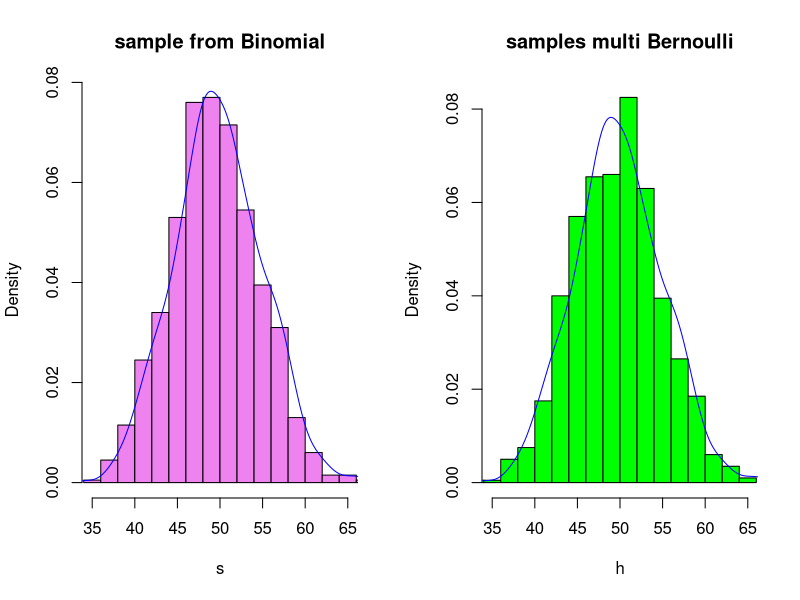
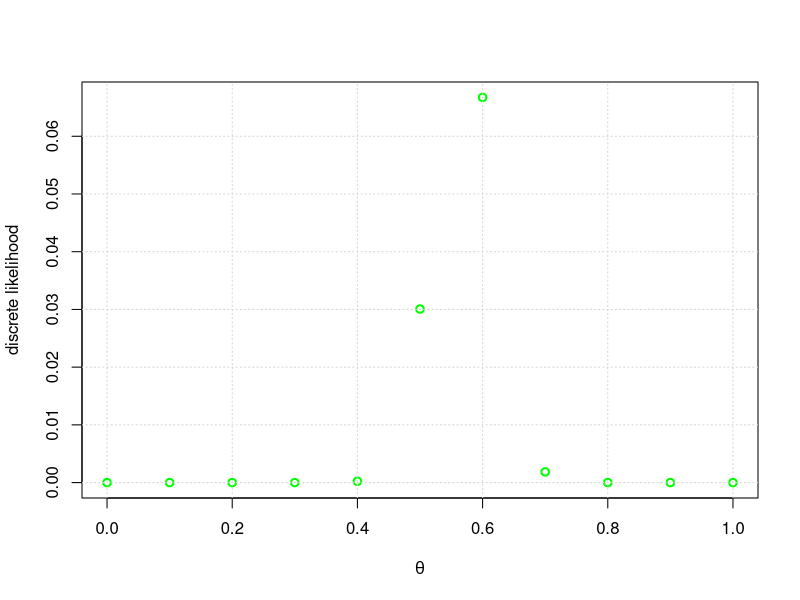
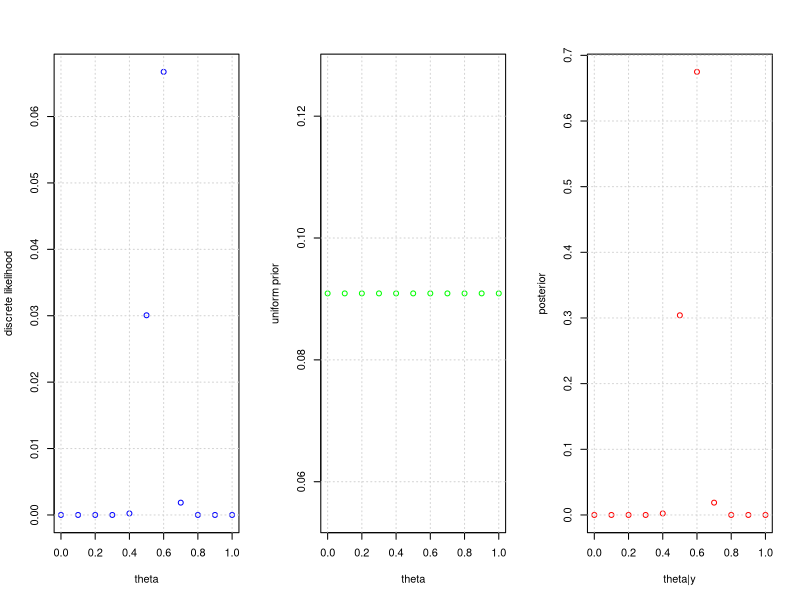
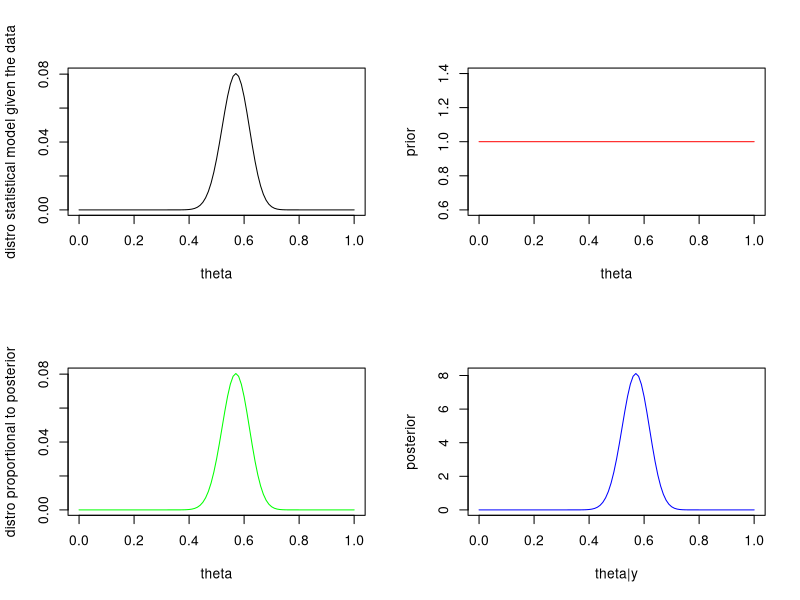
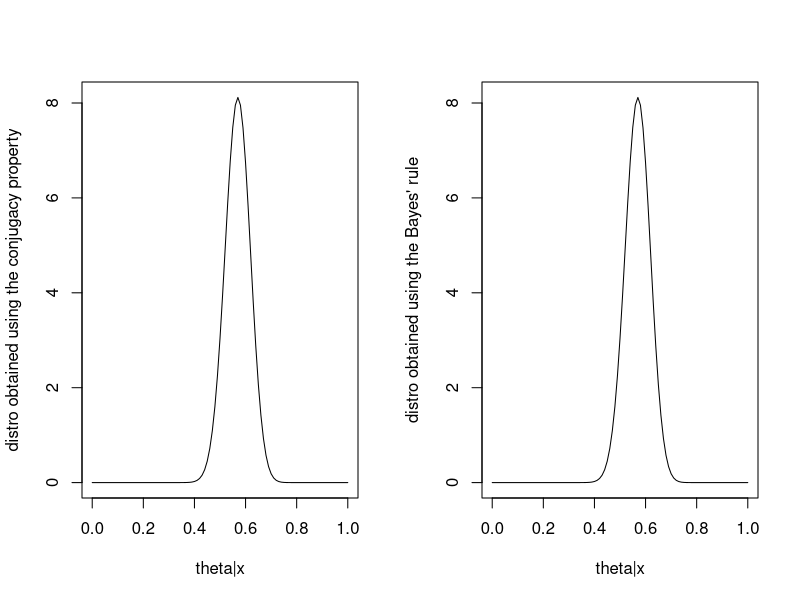
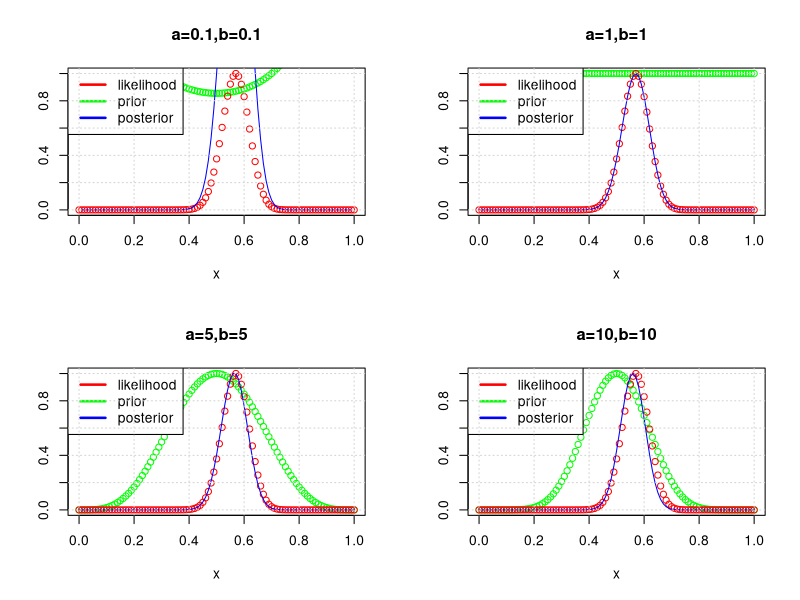
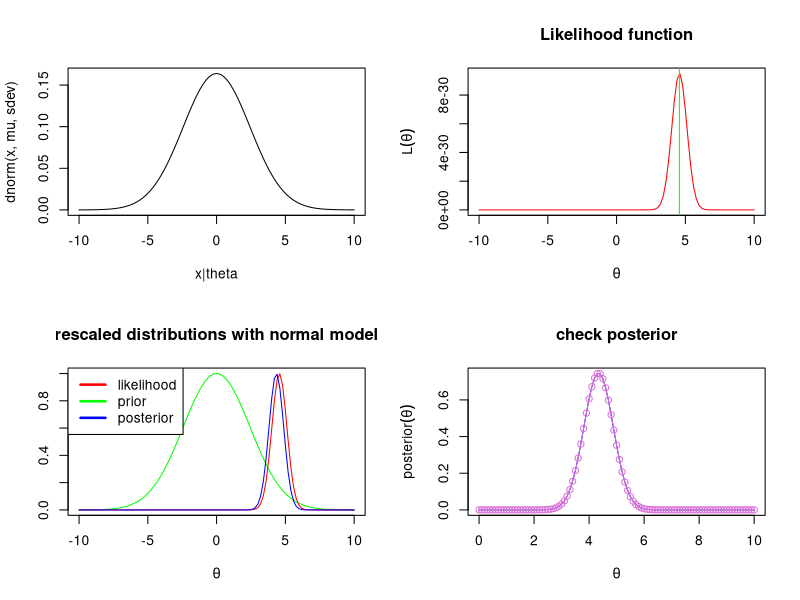
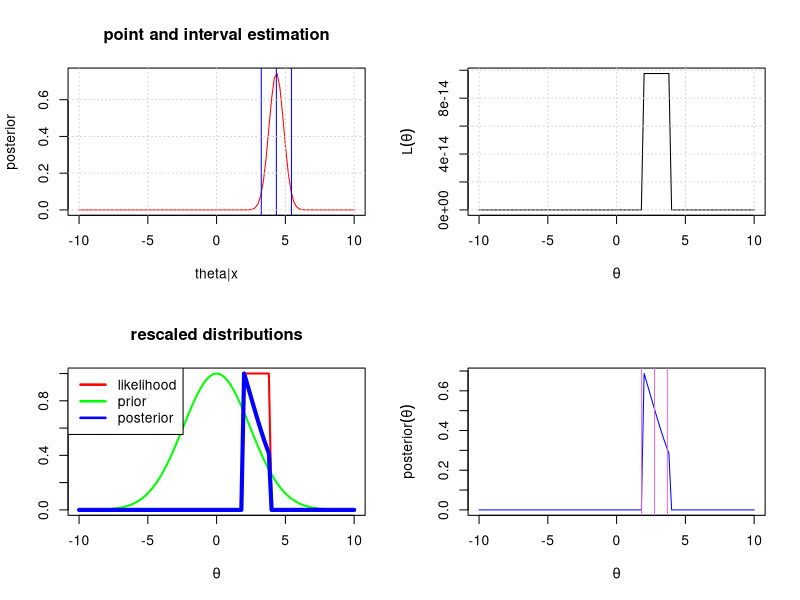

Reproduce these figures in R, in order.
## ---- chunk 1
knitr::opts_chunk$set(echo = TRUE)
## ---- chunk 2

n = 100
theta = 1/2

f = function(n,theta){
    # realization from the joint Bernoullis
    s = sample(c(0,1),n, prob = c(1-theta,theta),replace = TRUE)
    res = sum(s)
    return(res)
}

multiBern = function(n,theta,N){
    # multiple realization from the joint Bernoulli
    r = rep(0,N)
    for(i in 1:N){
        r[i] = f(n,theta)
    }
    return (r)
}
N = 1000
h = multiBern(n,theta,N)

par(mfrow=c(1,2))


gg = rbinom(N,n,theta)
hist(gg,freq = FALSE, xlab = "s",col="violet",breaks = 20,main=paste("sample from Binomial"),
     xlim = c(35,65))
lines(density(gg),col="blue")
hist(h,freq = FALSE,col="green",breaks = 20, main=paste("samples multi Bernoulli"),xlim = c(35,65))
lines(density(gg),col="blue")

## ---- chunk 3
par(mfrow=c(1,1))

theta = seq(0.0,1.0,0.1)
n = 100
Y = 57
prob = dbinom(Y,n,theta)

plot(theta,prob, col="green", lwd=2,xlab = expression(theta),ylab = "discrete likelihood")
grid()
## ---- chunk 4
par(mfrow=c(1,3))
prior = 1/length(theta)
den = sum(dbinom(Y,n,theta)*prior)
posterior = (dbinom(Y,n,theta)*prior)/den

plot(theta,prob,ylab = "discrete likelihood",col = "blue")
grid()
plot(theta,rep(prior,length(theta)),ylab = "uniform prior", col = "green")
grid()
plot(theta,posterior, col="red", ylab = "posterior", xlab = "theta|y")
grid()
## ---- chunk 5
par(mfrow=c(2,2))

curve(dbinom(Y,n,x),ylab = "distro statistical model given the data", xlab = "theta")
curve(dunif(x,0,1),col="red",ylab = "prior", xlab = "theta")
curve((dunif(x,0,1)*dbinom(Y,n,x)),col="green",ylab = "distro proportional to posterior", xlab = "theta")
den = integrate(function(x) dunif(x,0,1)*dbinom(Y,n,x),0,1)[1]$value
curve((dunif(x,0,1)*dbinom(Y,n,x))/den,col="blue", ylab = "posterior",xlab = "theta|y")

## ---- chunk 6
par(mfrow=c(1,2))
posterior_curve = function(x,a,b,Y,n,inf,sup){
    
    num = dbeta(x,a,b)*dbinom(Y,n,x)
    den = integrate(function(x) dbeta(x,a,b)*dbinom(Y,n,x),inf,sup)[1]$value
    
    return (num/den)
}
a = 1
b = 1
a_post = a + Y
b_post = b+n-Y
curve(dbeta(x,a_post,b_post),ylab = "distro obtained using the conjugacy property",xlab = "theta|x")
curve(posterior_curve(x,a,b,Y,n,0,1), ylab = "distro obtained using the Bayes' rule",xlab = "theta|x")
## ---- chunk 7
# all plots rescaled
par(mfrow=c(2,2))
a = 0.1
b = 0.1
curve(dbeta(x, a, b)/dbeta(0.3,a,b),ylab ="",col="green",type="p",ylim = c(0,1))
#curve(dbeta(x, a+Y, b+n-Y),col="green",type="o")
curve(dbinom(Y,n,x)/max(dbinom(Y,n,x)),add=T,col="red",type="p")
curve(posterior_curve(x,a,b,Y,n,0,1)/posterior_curve(0.5,a,b,Y,n,0,1), add=T,col="blue")
title("a=0.1,b=0.1")
legend('topleft',c("likelihood","prior","posterior"),lty=c(1,1),lwd=c(2.5,2.5),col=c("red","green","blue"))
#curve(dbeta(x,a+Y,b+n-Y),add=T,col="red",type="o")
grid()
a = 1
b = 1
curve(dbeta(x, a, b)/max(dbeta(x,a,b)),ylab ="",col="green",type="p",ylim = c(0,1))
#curve(dbeta(x, a+Y, b+n-Y),col="green",type="o")
curve(dbinom(Y,n,x)/max(dbinom(Y,n,x)),add=T,col="red",type="p")
curve(posterior_curve(x,a,b,Y,n,0,1)/max(posterior_curve(x,a,b,Y,n,0,1)), add=T,col="blue")
title("a=1,b=1")
legend('topleft',c("likelihood","prior","posterior"),lty=c(1,1),lwd=c(2.5,2.5),col=c("red","green","blue"))

#curve(dbeta(x,a+Y,b+n-Y), add=T, type="o")
grid()
a = 5
b = 5
curve(dbeta(x, a, b)/max(dbeta(x,a,b)),ylab ="",col="green",type="p",ylim = c(0,1))
#curve(dbeta(x, a+Y, b+n-Y),col="green",type="o")
curve(dbinom(Y,n,x)/max(dbinom(Y,n,x)),add=T,col="red",type="p")
curve(posterior_curve(x,a,b,Y,n,0,1)/max(posterior_curve(x,a,b,Y,n,0,1)), add=T,col="blue")
title("a=5,b=5")
legend('topleft',c("likelihood","prior","posterior"),lty=c(1,1),lwd=c(2.5,2.5),col=c("red","green","blue"))

#curve(dbeta(x,a+Y,b+n-Y), add=T, type="o")
grid()
a = 10
b = 10
curve(dbeta(x, a, b)/max(dbeta(x,a,b)),ylab ="",col="green",type="p",ylim = c(0,1))
#curve(dbeta(x, a+Y, b+n-Y),col="green",type="o")
curve(dbinom(Y,n,x)/max(dbinom(Y,n,x)),add=T,col="red",type="p")
curve(posterior_curve(x,a,b,Y,n,0,1)/max(posterior_curve(x,a,b,Y,n,0,1)), add=T,col="blue")
title("a=10,b=10")
legend('topleft',c("likelihood","prior","posterior"),lty=c(1,1),lwd=c(2.5,2.5),col=c("red","green","blue"))

#curve(dbeta(x,a+Y,b+n-Y), add=T, type="o")
grid()
## ---- chunk 8
alpha = 1-0.96
q = qnorm(1-alpha/2)
mu = 0
sdev = 5/q
nu = 1/(sdev^2)  # prior precision
curve(dnorm(x,mu,sdev),-10,10, xlab = "x|theta")

# check
N = 10000
res = rnorm(N,mu,sdev)
up = sum((res >= 5)*1)
down = sum((res <= -5)*1)
s = up+down
s/length(res)*100

## ---- chunk 9

data = c(-1.25, 8.77, 1.18, 10.66, 11.81, -6.09, 3.56, 10.85, 4.03, 2.13)
lambda = 1/3

# one way
prior = function(x){
    return(dnorm(x,mean=mu,sd = sdev ))
}

like = function(x,data,lambda){
    n = length(data)
    res = ((lambda/(2*pi))^(n/2)) * exp(-lambda*sum((data-x)^2)/2)
    return(res)
}

x = seq(0,10,0.1)
y = rep(0,length(x))
for (i in 1:length(x)){
    y[i] = like(x[i],data,lambda)
}
#check
#plot(x,y,col="blue")
#abline(v=mean(data),col="red")

#better way
likelihood_point = function(theta){
  lik = prod(dnorm(data,mean=theta,sd=1/sqrt(lambda)))
  return(lik)
}
# vectorizing
likelihood = Vectorize(likelihood_point)
curve(likelihood(x),from=-10,to=10,xlab=expression(theta), main="Likelihood function",ylab=expression(L(theta)),col = "red")
abline(v=mean(data),col="green")

posterior = function(x){
    
    den = integrate(function(x) likelihood(x)*prior(x),-10,10)[1]$value
    res = (likelihood(x)*prior(x))/den
    return(res)
}

#comparison

mu_p = integrate(function(x) x*posterior(x),-Inf,Inf)[1]$value

curve(prior(x)/prior(mu),-10,10,col="green",ylab="",xlab = expression(theta))
curve(likelihood(x)/likelihood(mean(data)),-10,10,add=T,col="red")
curve(posterior(x)/posterior(mu_p),-10,10,add=T,col="blue")
legend('topleft',c("likelihood","prior","posterior"),lty=c(1,1),lwd=c(2.5,2.5),col=c("red","green","blue"))
title("rescaled distributions with normal model")

n = length(data)
nu = 1/sdev^2

w = nu/(nu+n*lambda)
mu_post = w*mu+(1-w)*mean(data)
prec_post = nu+n*lambda
#check
curve(posterior(x),0,10,col="blue",ylab = expression(posterior(theta)),xlab = expression(theta))
curve(dnorm(x,mu_post,1/sqrt(prec_post)),add=TRUE, type="o",col="orchid")
title("check posterior")
## ---- chunk 10
alpha = 0.04
bayesian_estimator = mu_post

#check
cat("posterior bayesian estimator: ",integrate(function(x) x*posterior(x),-Inf,Inf)[1]$value)

q = qnorm(1-alpha/2)
up = mu_post + q*(1/sqrt(prec_post))
down = mu_post -q*(1/sqrt(prec_post))
cat("credibility interval: ", down, up)

curve(posterior(x),-10,10,col="red", xlab = "theta|x", ylab = "posterior")
title("point and interval estimation")
abline(v = c(down,bayesian_estimator,up),col="blue")
print(c(down,bayesian_estimator,up))
grid()

#check
integrate(function(x) posterior(x),down,up)
## ---- chunk 11

likelihood_point_new = function(theta){
    
    lik=prod(dunif(data,min=theta-10,max=theta+10))
  return(lik)
}

theta = seq(-5,5,0.1)
L = rep(0,length(theta))
for (i in 1:length(theta)){
    
    L[i] = likelihood_point_new(theta[i])
}
#plot(theta,L)
#grid()
likelihood_new = Vectorize(likelihood_point_new)
curve(likelihood_new(x),-10,10,ylab= expression(L(theta)),xlab = expression(theta))
grid()

posterior_new = function(x){
    
    den = integrate(function(x) (prior(x)*likelihood_new(x)),-Inf,Inf)[1]$value
    res = (prior(x)*likelihood_new(x))/den
    return(res)
}
curve(likelihood_new(x)/likelihood_new(3),-10,10,col="red",lwd=2,ylab="",
      xlab=expression(theta))  # rescaled likelihood
curve(prior(x)/prior(mu),-10,10,add=T,col="green",lwd=2)  # rescaled prior
curve(posterior_new(x)/max(posterior_new(x)),-10,10,col="blue",add=T,lwd=4) #
legend('topleft',c("likelihood","prior","posterior"),lty=c(1,1),lwd=c(2.5,2.5),
       col=c("red","green","blue"))
title("rescaled distributions")
#check posterior
integrate((function(x)posterior_new((x))),-Inf,Inf)

# posterior bayesian estimator
mu_post_new = integrate((function(x) x*posterior_new((x))),-Inf,Inf)[1]$value

cat("posterior mean: ", mu_post_new)

# credibility interval computed numerically
levels = seq(0,5,0.01)
cdf = rep(0,length(levels))

for(i in 1:length(levels)){
    cdf[i] = integrate((function(x) posterior_new((x))),0,levels[i])[1]$value
}

# I want to build a 0.96 confidence interval but considering that 
#this distribution is not simmetric and with a lot of mass on the left.

for(i in 1:length(cdf)){
    if (cdf[i] > 0){
        down.new = levels[i]
        break
    }
}
for(i in 1:length(cdf)){
    if (cdf[i] > 0.96){
        up.new = levels[i]
        break
    }
}

cat("credibility interval at level 0.96: ", c(down.new, mu_post_new ,up.new) )
curve(posterior_new(x),-10,10, xlab=expression(theta),ylab =expression(posterior(theta)),
      col = "blue")
abline(v = c(down.new,mu_post_new,up.new),col="orchid")


#check
integrate(function(x) posterior_new(x),down.new,up.new)
## ---- chunk 12
curve(prior(x)/prior(mu),-10,10,col="green",ylab="",xlab = expression(theta))
curve(likelihood(x)/likelihood(mean(data)),-10,10,add=T,col="red",lty=2)
curve(posterior(x)/posterior(mu_p),-10,10,add=T,col="blue",lwd=2)
title("normal model vs uniform model")
curve(likelihood_new(x)/likelihood_new(3),-10,10,add=T,col="red",lty=2)
curve(posterior_new(x)/max(posterior_new(x)),-10,10,col="blue",add=T,lwd=2)
legend('topleft',c("likelihood","prior","posterior"),lty=c(1,1),lwd=c(2.5,2.5),
       col=c("red","green","blue"))

## ---- chunk 13
prior_predictive = function(x){
    
    res = (1/20)*(pnorm(x+10,mean=mu,sd=1/sqrt(nu))-pnorm(x-10,mean=mu,sd=1/sqrt(nu)))
    return(res)

}
curve(prior_predictive(x),-20,20,col="blue",lwd=2, ylab = "prior predictive")
integrate((function(x)prior_predictive((x))),-Inf,Inf)
## ---- chunk 14
n = 1000
marg = rep(0,n)
for(i in 1:n){
    theta = rnorm(1,mu,1/sqrt(nu))
    marg[i] = runif(1,min = theta-10,max = theta+10)
}

hist(marg,freq=F,col = "yellow",breaks = 20,ylab = "prior predictive approximation",xlab = "x",main = paste("prior predictive"))
curve(prior_predictive(x),-20,20,col="blue",lwd=2,add=T)

p = (lambda*nu)/(lambda+nu)
curve(dnorm(x,mu,1/sqrt(p)),-20,20,lwd=2, ylab = "prior predictive")
curve(prior_predictive(x),-20,20,col="blue",lwd=2,add=T)
legend('topleft',c("prior predictive normal model","prior predictive uniform model"),lty=c(1,1),lwd=c(2.5,2.5),col=c("black","blue"))

## ---- chunk 15

theta = seq(-10,10,0.1)
m = c(1,2)
J_m = c(0.5,0.5) # prior distribution for the models
J_theta_m = 1/length(theta) #  parameter distribution for the models

J_x_theta_m1 = likelihood(theta)
J_x_theta_m2 = likelihood_new(theta)


den = sum(J_x_theta_m1*J_theta_m*J_m[1]) + sum(J_x_theta_m2*J_theta_m*J_m[2])
J_m1_x = sum(J_x_theta_m1*J_theta_m*J_m[1])/den
J_m2_x = sum(J_x_theta_m2*J_theta_m*J_m[2])/den


cat("ratio posterior distribution Uniform/Normal model: ", J_m2_x/J_m1_x)   
# model 2 extremely better than model 1 using a Bayesian approach
## ---- chunk 16
par(mfrow=c(1,3))
plot(theta,likelihood(theta),col="blue",ylab = "Normal Model", xlab = "x|theta,m1")
title("discrete Normal model")
plot(theta,likelihood_new(theta),col="blue",ylab = "Uniform Model", xlab = "x|theta,m2")
title("discrete Uniform model")
plot(theta,rep(J_theta_m,length(theta)),ylab = "prior", xlab = "theta|m")
title("distribution theta both models")

par(mfrow=c(1,2))
plot(m,J_m,ylab = "prior distribution of m",col="green")
title("prior")
plot(m,c(J_m1_x,J_m2_x),ylab = "posterior distribution of m", col="blue")
title("posterior")

## ---- chunk 17
theta = seq(-10,10,0.1)
m = c(1,2)
J_m = c(0.99,0.01) # prior distribution for the models
J_theta_m = 1/length(theta) #  parameter distribution for the models

J_x_theta_m1 = likelihood(theta)
J_x_theta_m2 = likelihood_new(theta)


den = sum(J_x_theta_m1*J_theta_m*J_m[1]) + sum(J_x_theta_m2*J_theta_m*J_m[2])
J_m1_x = sum(J_x_theta_m1*J_theta_m*J_m[1])/den
J_m2_x = sum(J_x_theta_m2*J_theta_m*J_m[2])/den


J_m2_x/J_m1_x   # model 2 extremely better than model 1                  # in a Bayesian approach
## ---- chunk 18
m = c(1,2)
J_m = c(0.5,0.5) # prior distribution for the models


den = integrate((function(x) likelihood(x)*prior(x)*J_m[1]),-Inf,Inf)[1]$value + integrate(function(x) likelihood_new(x)*prior(x)*J_m[1],-Inf,Inf)[1]$value
J_m1_x = integrate((function(x) likelihood(x)*prior(x)*J_m[1]),-Inf,Inf)[1]$value 
J_m2_x = integrate((function(x) likelihood_new(x)*prior(x)*J_m[1]),-Inf,Inf)[1]$value


J_m2_x/J_m1_x   # model 2 extremely better than model 1  




